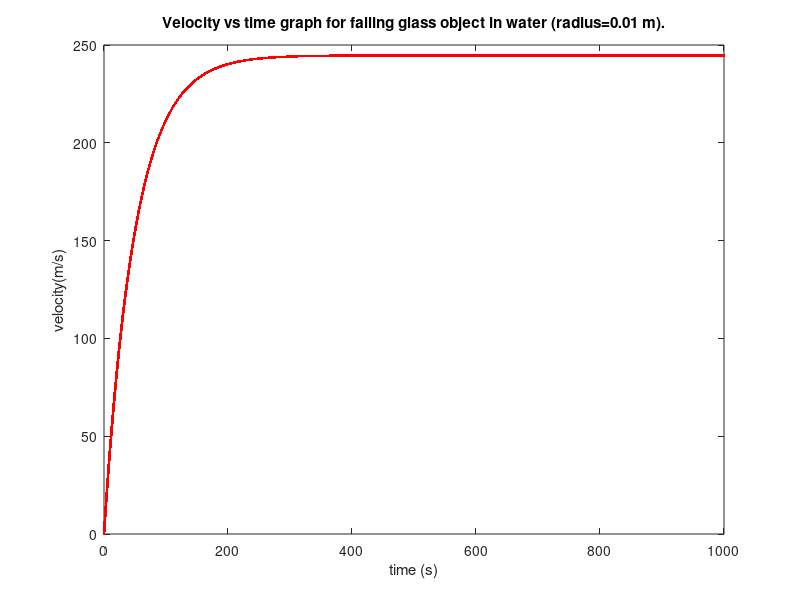

Source code (MATLAB):
% EFFECT OF VISCOUS DRAG (water)

clear all;
close all;

g = 9.8;
tstart = 0;
tend = 1000;
dt = 0.01;
npoints = (tend-tstart)/dt;

r=0.01;
density_water=1000; %kg/m^3
density_object=2000; % glass
%density_object=7874; % iron
volume=(4*pi*r^3)/3;
mass=volume.*density_object;
eta=0.00089;


% Initialize empty arrays
time = zeros(npoints,1);
vel = zeros(npoints,1);
pos = zeros(npoints,1);

% Initial values
time(1) = 0;
vel(1) = 0;
pos(1) = 0;   % considering the dropping point as frame of reference


buoyant_force=density_water*g.*volume; 


for step=1:npoints-1
      stokes_force=6*pi*eta*r*vel(step);
      net_accn= g- (buoyant_force+stokes_force)/mass;
      pos(step+1) = pos(step) + vel(step)*dt;
      vel(step+1) = vel(step) + net_accn*dt;
      time(step+1) = time(step) + dt;
end      

%analytical_pos = 0.5 * time.^2 *net_accn;

figure;
plot(time,vel,'r.');
title('Velocity vs time graph for falling glass object in water (radius=0.01 m).'); 
xlabel('time (s)');
ylabel('velocity(m/s)');


